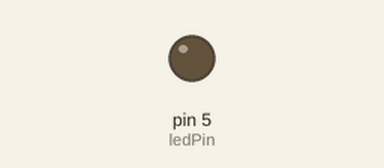
Recording of a sketch running on a simulated Arduino Uno, built with avr-gcc and run on an emulated ATmega328P. Shown: output pins drawn as LEDs (lit = HIGH).

Above: at 0.05 s.
At 0.9 s:
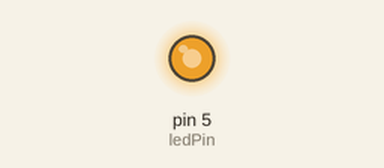
At 1.8 s:
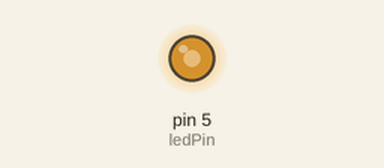
At 3.55 s:
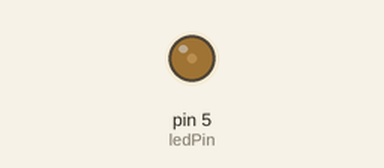
Timing chart, 0 to 5.7 s (numbered marks = the images above):
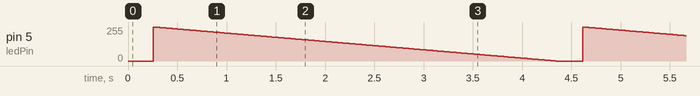

The sketch:

mothers-love.ino
```cpp
int ledPin = 5;

// the setup function runs once when you press reset or power the board
void setup() {
  // initialize digital pin LED_BUILTIN as an output.
  pinMode(ledPin, OUTPUT);
}

// the loop function runs over and over again forever

/*void loop() {
  digitalWrite(ledPin, HIGH);   // turn the LED on (HIGH is the voltage level)
  delay(100);                       // wait for a second
  digitalWrite(ledPin, LOW);    // turn the LED off by making the voltage LOW
  delay(100);                       // wait for a second
}
 */

void loop() {
  // fade the LED on thisPin from off to brightest:
    for (int brightness = 0; brightness < 255; brightness++) {
      analogWrite(ledPin, brightness);
    delay(1);
    }
    // fade the LED on thisPin from brightest to off:
    for (int brightness = 255; brightness >= 0; brightness--) {
      analogWrite(ledPin, brightness);
      delay(16);
    }
}
```

Measured:
- by itself, pin 5 (ledPin): ramps from 255/255 to 0/255 and jumps back, once every 4.4 s
